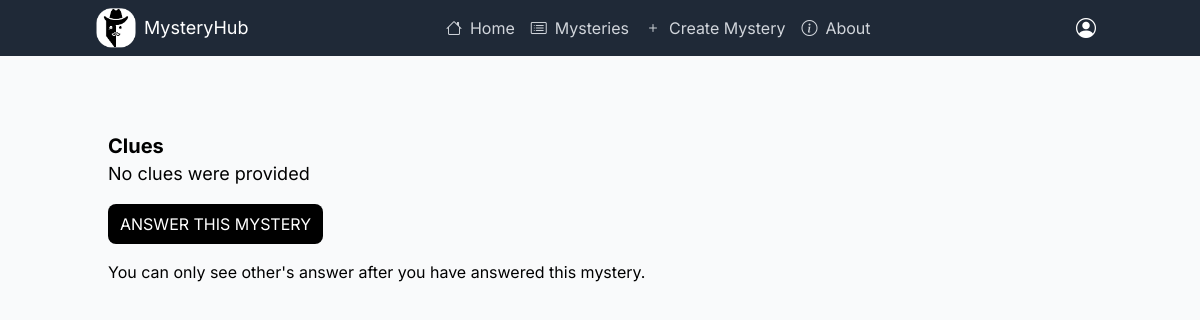
Page /mystery/11 (signed in) on the earlier database version.
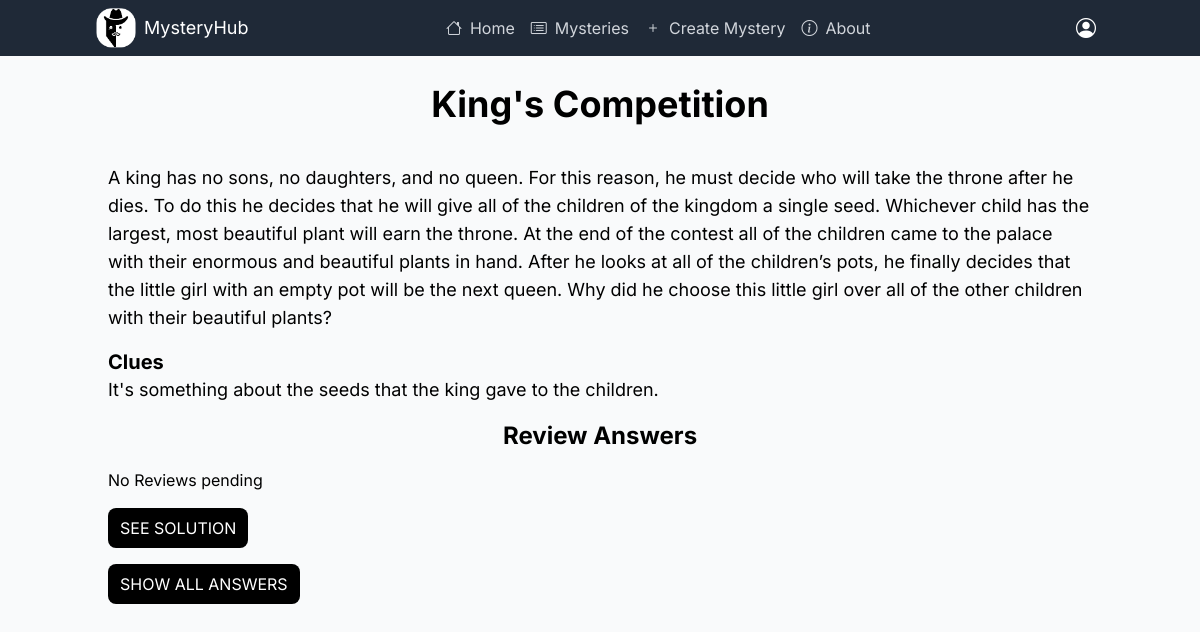
Same page on the later database version.
### mysteries/models.py (models this page shows)
class Mystery(models.Model):
    title = models.CharField(max_length=200)
    description = models.TextField()
    created_by = models.ForeignKey(User, on_delete=models.CASCADE)
    created_at = models.DateTimeField(auto_now_add=True)
    clues = models.TextField()
    is_solved = models.BooleanField(default=False)
    solution = models.TextField()
    tags = models.ManyToManyField(to=Tag, related_name="mysteries", blank=True)

### mysteries/views.py (the view)
# urls.py: path('mystery/<int:myst_id>', views.view_mystery, name="view_mystery"),
def view_mystery(request, myst_id):
    mystery = Mystery.objects.filter(id=myst_id).first()
    try:
        user_answer = Answer.objects.filter(answered_by=request.user, mystery=mystery).first()
    except:
        user_answer = None
    all_answers = Answer.objects.filter(mystery=mystery)
    reviews = Answer.objects.filter(mystery=mystery, reviewed=False)
    print(mystery)
    return render(request, "mystery.html", {
        "mystery": mystery,
        "user_answer": user_answer,
        "all_answers": all_answers,
        "reviews": reviews
    })

### mysteries/templates/mystery.html (shortened to what this page needs)
{% extends 'layout.html' %}
{% block body %}
<div class="container mx-auto p-5">
    <h1 class="text-4xl font-bold my-2 text-center">{{mystery.title}}</h1>
    <div class="px-6 py-4 flex justify-center gap-2">
    </div>
    <p class="text-lg">{{mystery.description}}</p>
    <h2 class="text-xl font-bold mt-4">Clues</h2>
    {% if mystery.clues %}
    <p class="text-lg">{{mystery.clues}}</p>
    {% else %}
    <p class="text-lg">No clues were provided</p>
    {% endif %}
    {% if mystery.created_by == user %}
    <h2 class="text-2xl text-center font-bold my-4">Review Answers</h2>
    {% for answer in reviews %}
    <div class="w-full rounded overflow-hidden shadow-lg bg-white mb-4">
        <div class="px-6 py-4">
            <a href="{% url 'view_profile' answer.answered_by.id %}"
                class="font-bold text-xl mb-2">{{answer.answered_by.username}}</a>
            <p class="text-gray-700 text-base">
                {{answer.answer}}
            </p>
            <div class="flex gap-2">
                <button class="btn border-2 border-green-400" id="correct-btn" onclick="review(this, true)"
                    data-ans-id="{{answer.id}}"><i class="bi bi-check text-green-500"></i>
                    Correct</button>
                <button onclick="review(this, false)" data-ans-id="{{answer.id}}" id="wrong-btn"
                    class="btn border-2 border-red-400"><i class="bi bi-x text-red-500"></i>
                    Wrong</button>
            </div>
        </div>
    </div>
    {% empty %}
    No Reviews pending
    {% endfor %}
    {% endif %}
    {% if user.is_authenticated %}
    {% if user_answer or mystery.created_by == user %}
    <button class="btn btn-primary my-4" onclick="document.getElementById('solution').classList.toggle('hidden')">See
        Solution</button>
    <button class="btn btn-primary my-4" onclick="document.getElementById('answers').classList.toggle('hidden')">Show
        All
        Answers</button>
    {% else %}
    <button class=" btn btn-primary my-4" onclick="document.getElementById('answer-form').classList.toggle('hidden')">
        Answer This Mystery</button>
    You can only see other's answer after you have answered this mystery.
    {% endif %}
    {% else %}
    <div class="p-2 border-2 border-black my-4"><a href="{% url 'login' %}" class="underline ">Login</a> to Answer and
        see other's solutions.
    </div>
    {% endif %}
</div>
{% endblock %}

Differences in the rows shown:
added Mystery: title "King's Competition", description "A king has no sons, no daughters, and no queen. For this reason, he must decide who will take the throne after he dies. To do this he decides that he will give all of the children of the kingdom a single seed. Whichever child has the largest, most beautiful plant will earn the throne. At the end of the contest all of the children came to the palace with their enormous and beautiful plants in hand. After he looks at all of the children’s pots, he finally decides that the little girl with an empty pot will be the next queen. Why did he choose this little girl over all of the other children with their beautiful plants?", clues "It's something about the seeds that the king gave to the children."
Other differences:
text no longer shown: "No clues were provided ANSWER THIS MYSTERY You can only see other's answer after you have answered this mystery."
text now shown: "Review Answers No Reviews pending SEE SOLUTION SHOW ALL ANSWERS"
